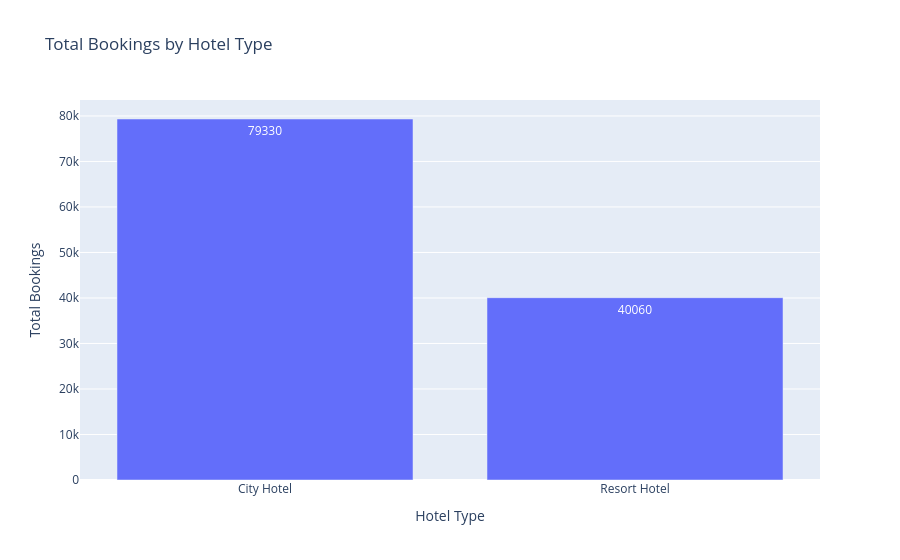

Notebook code for this chart:
### Code cell
## VISUALIZATION

fig = px.bar(
    hotel_comparison,
    x="hotel",
    y="total_bookings",
    title="Total Bookings by Hotel Type",
    text="total_bookings"
)

fig.update_layout(
    xaxis_title="Hotel Type",
    yaxis_title="Total Bookings"
)

fig.show()

### Figure 1 — Plotly figure (JSON) as saved in the notebook; plotly's stock layout.template omitted (floating-point values rounded to 4 significant figures)
{"data": [{"hovertemplate": "hotel=%{x}<br>total_bookings=%{text}<extra></extra>", "legendgroup": "", "marker": {"color": "#636efa", "pattern": {"shape": ""}}, "name": "", "orientation": "v", "showlegend": false, "text": [79330.0, 40060.0], "textposition": "auto", "type": "bar", "x": ["City Hotel", "Resort Hotel"], "xaxis": "x", "y": [79330, 40060], "yaxis": "y"}], "layout": {"barmode": "relative", "legend": {"tracegroupgap": 0}, "title": {"text": "Total Bookings by Hotel Type"}, "xaxis": {"anchor": "y", "domain": [0, 1], "title": {"text": "Hotel Type"}}, "yaxis": {"anchor": "x", "domain": [0, 1], "title": {"text": "Total Bookings"}}}}
